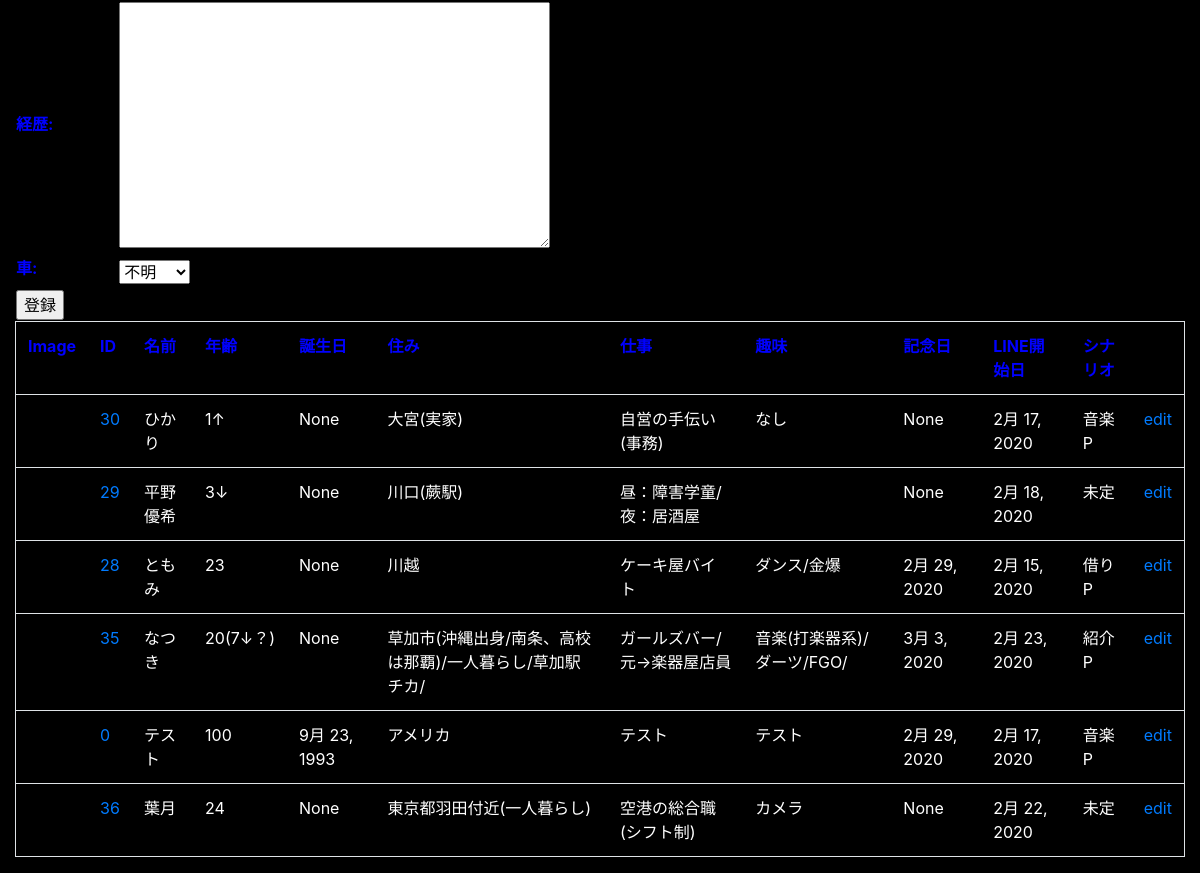
The page /actress/ (signed in, lower part) on the database as committed earlier.
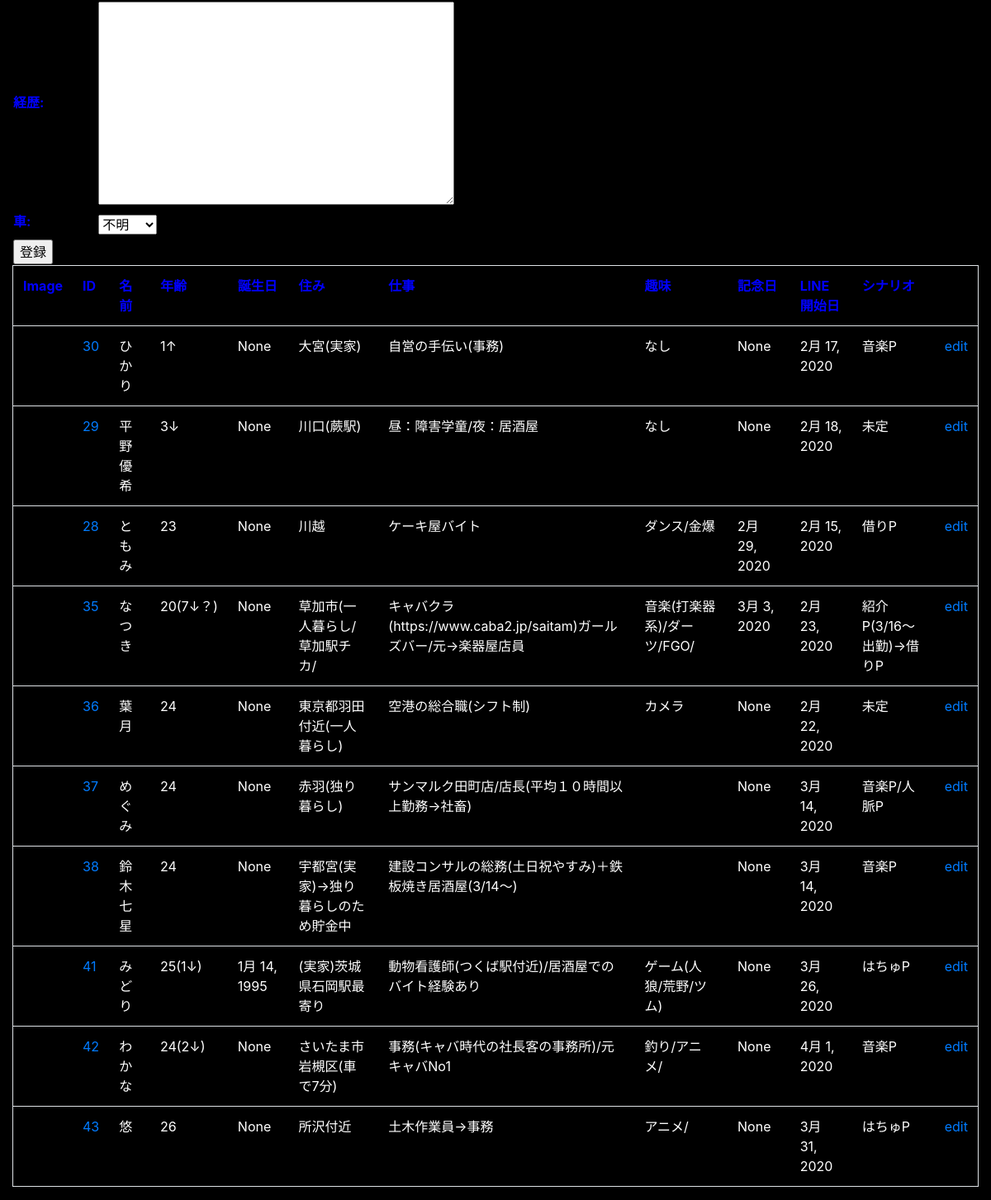
The same page on the database as committed later.
### actress/models.py (models this page shows)
class Actress(models.Model):
    image = StdImageField(upload_to="media", blank=True, variations={
            "large": (600, 400),
            "thumbnail":(100,100,True),
            "medium":(300,200),
            })
    no = models.IntegerField("ID",blank=True,null=True)
    name = models.CharField("名前",max_length=100,blank=True)#
    age = models.CharField("年齢",max_length=100,blank=True)#
    visit = models.CharField("住み",max_length=100,blank=True)#
    work = models.CharField("仕事",max_length=100,blank=True)#
    judgment = models.CharField("性格判定", max_length=100, null=True,blank=True )#
    hobby = models.CharField("趣味",max_length=100,blank=True)#
    birth = models.DateField("誕生日",null=True,blank=True)#
    co_date = models.DateField("記念日",null=True,blank=True)#
    my_date = models.CharField("伝えた誕生日", max_length=100, null=True, blank=True)
    career = models.TextField("経歴", null=True, blank=True)
    family = models.TextField("家族メモ", null=True, blank=True)
    date = models.DateField("LINE開始日",null=True,blank=True)#
    memo = models.TextField("メモ",blank=True)
    scenario = models.CharField("シナリオ",max_length=100,blank=True)
    car = models.BooleanField("車", null=True,blank=True)
    def __str__(self):
        return "{}".format(self.no)

### actress/views.py (the view)
# urls.py: path("", views.index, name="index"),
@login_required(login_url="/admin/login/")
def index(request):
    createform = CreateForm()
    data = Actress.objects.all()
    params = {
            "title":"index",
            "createform":createform,
            "data":data,
            }
    return render(request, "actress/index.html", params)

### actress/forms.py
class CreateForm(forms.ModelForm):
    class Meta:
        model = Actress
        fields = \
        ["image","no","name","age","visit","work","hobby","birth","co_date","date","memo","scenario","judgment",\
         "my_date","family","career","car"]

### actress/templates/actress/index.html (shortened to what this page needs)
{% extends "actress/base.html" %}
{% block header %}
<table>
    <tr>
        <form enctype="multipart/form-data" action="{% url 'actress:create_actress' %}", method="POST",>
        {{createform.as_table}}
        <tr><td><input type="submit" value="登録"></td></tr>
        </form>
    </tr>
</table>
{% endblock %}
{% block content %}
<table class="table border">
    <tr>
        <th>Image</th>
        <th>ID</th>
        <th>名前</th>
        <th>年齢</th>
        <th>誕生日</th>
        <th>住み</th>
        <th>仕事</th>
        <th>趣味</th>
        <th>記念日</th>
        <th>LINE開始日</th>
        <th>シナリオ</th>
        <th></th>
    </tr>
        {% for item in data %}
    <tr>
        <td><img src="{{item.image.thumbnail.url}}"></td>
        <td><a href="{% url 'actress:cast_page' item %}">{{item.no}}<a/></td>
        <td>{{item.name}}</td>
        <td>{{item.age}}</td>
        <td>{{item.birth}}</td>
        <td>{{item.visit}}</td>
        <td>{{item.work}}</td>
        <td>{{item.hobby}}</td>
        <td>{{item.co_date}}</td>
        <td>{{item.date}}</td>
        <td>{{item.scenario}}</td>
        <td><a href= "{% url 'actress:cast_edit' item.no %}">edit</a>
    </tr>
        {% endfor %}
</table>
{% endblock %}

### actress/templates/actress/base.html (shortened to what this page needs)
{% load static %}
<!doctype html>
<html lang="ja">
<head>
    <link rel="stylesheet" type="text/css" href="{% static 'css/bootstrap.css' %}" />
    <link rel="stylesheet" type="text/css" href="{% static 'actress/css/style.css' %}" />
</head>
<div class="container-fluid">
<body>
{% block header %}
{% endblock %}
{% block content %}
{% endblock %}
</body>
</div>
</html>

### actress/static/actress/css/style.css (style rules this page uses)
body { background-color:#000000; }
.container-fluid { color: white; }
th { color:blue; }
td { color:white; }

Rows that differ between the two databases and show on the page:
removed Actress: no "0", name "テスト", age "100", birth "9月 23, 1993", visit "アメリカ", work "テスト", hobby "テスト", co_date "2月 29, 2020", date "2月 17, 2020", scenario "音楽P"
changed Actress "平野優希": hobby (not shown) → "なし"
changed Actress "なつき": visit "草加市(沖縄出身/南条、高校は那覇)/一人暮らし/草加駅チカ/" → "草加市(一人暮らし/草加駅チカ/"; work "ガールズバー/元→楽器屋店員" → "キャバクラ(https://www.caba2.jp/saitam)ガールズバー/元→楽器屋店員"; scenario "紹介P" → "紹介P(3/16～出勤)→借りP"
added Actress: no "37", name "めぐみ", age "24", birth "None", visit "赤羽(独り暮らし)", work "サンマルク田町店/店長(平均１０時間以上勤務→社畜)", co_date "None", date "3月 14, 2020", scenario "音楽P/人脈P"
added Actress: no "38", name "鈴木七星", age "24", birth "None", visit "宇都宮(実家)→独り暮らしのため貯金中", work "建設コンサルの総務(土日祝やすみ)＋鉄板焼き居酒屋(3/14～)", co_date "None", date "3月 14, 2020", scenario "音楽P"
added Actress: no "41", name "みどり", age "25(1↓)", birth "1月 14, 1995", visit "(実家)茨城県石岡駅最寄り", work "動物看護師(つくば駅付近)/居酒屋でのバイト経験あり", hobby "ゲーム(人狼/荒野/ツム)", co_date "None", date "3月 26, 2020", scenario "はちゅP"
added Actress: no "42", name "わかな", age "24(2↓)", birth "None", visit "さいたま市岩槻区(車で7分)", work "事務(キャバ時代の社長客の事務所)/元キャバNo1", hobby "釣り/アニメ/", co_date "None", date "4月 1, 2020", scenario "音楽P"
added Actress: no "43", name "悠", age "26", birth "None", visit "所沢付近", work "土木作業員→事務", hobby "アニメ/", co_date "None", date "3月 31, 2020", scenario "はちゅP"
